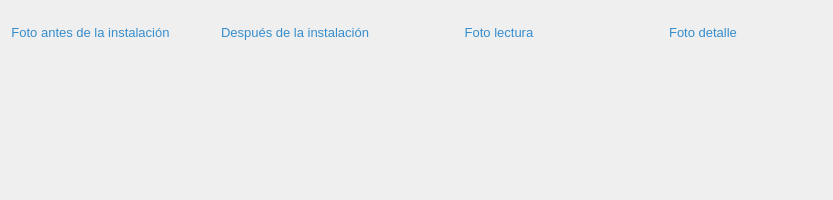
                  <widget class="QWidget" name="widget_fotos_normales" native="true">
                   <property name="minimumSize">
                    <size>
                     <width>0</width>
                     <height>200</height>
                    </size>
                   </property>
                   <property name="font">
                    <font>
                     <family>Bradley Hand ITC</family>
                    </font>
                   </property>
                   <layout class="QHBoxLayout" name="horizontalLayout_33">
                    <item>
                     <layout class="QVBoxLayout" name="verticalLayout_126">
                      <item>
                       <widget class="QLabel" name="label">
                        <property name="maximumSize">
                         <size>
                          <width>16777215</width>
                          <height>20</height>
                         </size>
                        </property>
                        <property name="font">
                         <font>
                          <family>Segoe UI</family>
                          <pointsize>10</pointsize>
                          <weight>50</weight>
                          <italic>false</italic>
                          <bold>false</bold>
                         </font>
                        </property>
                        <property name="styleSheet">
                         <string notr="true">color: rgb(54, 141, 206);</string>
                        </property>
                        <property name="text">
                         <string>Foto antes de la instalación</string>
                        </property>
                        <property name="alignment">
                         <set>Qt::AlignCenter</set>
                        </property>
                       </widget>
                      </item>
                      <item>
                       <widget class="my_label" name="lb_foto_antes_instalacion">
                        <property name="sizePolicy">
                         <sizepolicy hsizetype="Fixed" vsizetype="Fixed">
                          <horstretch>0</horstretch>
                          <verstretch>0</verstretch>
                         </sizepolicy>
                        </property>
                        <property name="minimumSize">
                         <size>
                          <width>158</width>
                          <height>119</height>
                         </size>
                        </property>
                        <property name="maximumSize">
                         <size>
                          <width>158</width>
                          <height>119</height>
                         </size>
                        </property>
                        <property name="font">
                         <font>
                          <family>Asap</family>
                          <pointsize>40</pointsize>
                          <weight>75</weight>
                          <bold>true</bold>
                         </font>
                        </property>
                        <property name="styleSheet">
                         <string notr="true">color: rgb(54, 141, 206);
</string>
                        </property>
                        <property name="frameShape">
                         <enum>QFrame::NoFrame</enum>
                        </property>
                        <property name="frameShadow">
                         <enum>QFrame::Plain</enum>
                        </property>
                        <property name="text">
                         <string/>
                        </property>
                        <property name="pixmap">
                         <pixmap resource="assets.qrc">:/icons/add_photo.png</pixmap>
                        </property>
                        <property name="scaledContents">
                         <bool>true</bool>
                        </property>
                        <property name="alignment">
                         <set>Qt::AlignCenter</set>
                        </property>
                       </widget>
                      </item>
                     </layout>
                    </item>
                    <item>
                     <spacer name="horizontalSpacer_16">
                      <property name="font">
                       <font>
                        <family>Bradley Hand ITC</family>
                       </font>
                      </property>
                      <property name="orientation">
                       <enum>Qt::Horizontal</enum>
                      </property>
                      <property name="sizeHint" stdset="0">
                       <size>
                        <width>40</width>
                        <height>20</height>
                       </size>
                      </property>
                     </spacer>
                    </item>
                    <item>
                     <layout class="QVBoxLayout" name="verticalLayout_125">
                      <item>
                       <widget class="QLabel" name="label_2">
                        <property name="maximumSize">
                         <size>
                          <width>16777215</width>
                          <height>20</height>
                         </size>
                        </property>
                        <property name="font">
                         <font>
                          <family>Segoe UI</family>
                          <pointsize>10</pointsize>
                          <weight>50</weight>
                          <italic>false</italic>
                          <bold>false</bold>
                         </font>
                        </property>
                        <property name="styleSheet">
                         <string notr="true">color: rgb(54, 141, 206);</string>
                        </property>
                        <property name="text">
                         <string>Después de la instalación</string>
                        </property>
                        <property name="alignment">
                         <set>Qt::AlignCenter</set>
                        </property>
                       </widget>
                      </item>
                      <item>
                       <widget class="my_label" name="lb_foto_despues_instalacion">
                        <property name="sizePolicy">
                         <sizepolicy hsizetype="Fixed" vsizetype="Fixed">
                          <horstretch>0</horstretch>
                          <verstretch>0</verstretch>
                         </sizepolicy>
                        </property>
                        <property name="minimumSize">
                         <size>
                          <width>158</width>
                          <height>119</height>
                         </size>
                        </property>
                        <property name="maximumSize">
                         <size>
                          <width>158</width>
                          <height>119</height>
                         </size>
                        </property>
                        <property name="font">
                         <font>
                          <family>Asap</family>
                          <pointsize>40</pointsize>
                          <weight>75</weight>
                          <bold>true</bold>
                         </font>
                        </property>
                        <property name="styleSheet">
                         <string notr="true">color: rgb(54, 141, 206);</string>
                        </property>
                        <property name="text">
                         <string/>
                        </property>
                        <property name="pixmap">
                         <pixmap resource="assets.qrc">:/icons/add_photo.png</pixmap>
                        </property>
                        <property name="scaledContents">
                         <bool>true</bool>
                        </property>
                        <property name="alignment">
                         <set>Qt::AlignCenter</set>
                        </property>
                       </widget>
                      </item>
                     </layout>
                    </item>
                    <item>
                     <spacer name="horizontalSpacer_17">
                      <property name="font">
                       <font>
                        <family>Bradley Hand ITC</family>
                       </font>
                      </property>
                      <property name="orientation">
                       <enum>Qt::Horizontal</enum>
                      </property>
                      <property name="sizeHint" stdset="0">
                       <size>
                        <width>40</width>
                        <height>20</height>
                       </size>
                      </property>
                     </spacer>
                    </item>
                    <item>
                     <layout class="QVBoxLayout" name="verticalLayout_127">
                      <item>
                       <widget class="QLabel" name="label_3">
                        <property name="maximumSize">
                         <size>
                          <width>16777215</width>
                          <height>20</height>
                         </size>
                        </property>
                        <property name="font">
                         <font>
                          <family>Segoe UI</family>
                          <pointsize>10</pointsize>
                          <weight>50</weight>
                          <italic>false</italic>
                          <bold>false</bold>
                         </font>
                        </property>
                        <property name="styleSheet">
                         <string notr="true">color: rgb(54, 141, 206);</string>
                        </property>
                        <property name="text">
                         <string>Foto lectura</string>
                        </property>
                        <property name="alignment">
                         <set>Qt::AlignCenter</set>
                        </property>
                       </widget>
                      </item>
                      <item>
                       <widget class="my_label" name="lb_foto_lectura">
                        <property name="sizePolicy">
                         <sizepolicy hsizetype="Fixed" vsizetype="Fixed">
                          <horstretch>0</horstretch>
                          <verstretch>0</verstretch>
                         </sizepolicy>
                        </property>
                        <property name="minimumSize">
                         <size>
                          <width>158</width>
                          <height>119</height>
                         </size>
                        </property>
                        <property name="maximumSize">
                         <size>
                          <width>158</width>
                          <height>119</height>
                         </size>
                        </property>
                        <property name="font">
                         <font>
                          <family>Asap</family>
                          <pointsize>40</pointsize>
                          <weight>75</weight>
                          <bold>true</bold>
                         </font>
                        </property>
                        <property name="styleSheet">
                         <string notr="true">color: rgb(54, 141, 206);</string>
                        </property>
                        <property name="text">
                         <string/>
                        </property>
                        <property name="pixmap">
                         <pixmap resource="assets.qrc">:/icons/add_photo.png</pixmap>
                        </property>
                        <property name="scaledContents">
                         <bool>true</bool>
                        </property>
                        <property name="alignment">
                         <set>Qt::AlignCenter</set>
                        </property>
                       </widget>
                      </item>
                     </layout>
                    </item>
                    <item>
                     <spacer name="horizontalSpacer_18">
                      <property name="font">
                       <font>
                        <family>Bradley Hand ITC</family>
                       </font>
                      </property>
                      <property name="orientation">
                       <enum>Qt::Horizontal</enum>
                      </property>
                      <property name="sizeHint" stdset="0">
                       <size>
                        <width>40</width>
                        <height>20</height>
                       </size>
                      </property>
                     </spacer>
                    </item>
                    <item>
                     <layout class="QVBoxLayout" name="verticalLayout_128">
                      <item>
                       <widget class="QLabel" name="label_4">
                        <property name="maximumSize">
                         <size>
                          <width>16777215</width>
                          <height>20</height>
                         </size>
                        </property>
                        <property name="font">
                         <font>
                          <family>Segoe UI</family>
                          <pointsize>10</pointsize>
                          <weight>50</weight>
                          <italic>false</italic>
                          <bold>false</bold>
                         </font>
                        </property>
                        <property name="styleSheet">
                         <string notr="true">color: rgb(54, 141, 206);</string>
                        </property>
                        <property name="text">
                         <string>Foto detalle</string>
                        </property>
                        <property name="alignment">
                         <set>Qt::AlignCenter</set>
                        </property>
                       </widget>
                      </item>
                      <item>
                       <widget class="my_label" name="lb_foto_numero_serie">
                        <property name="sizePolicy">
                         <sizepolicy hsizetype="Fixed" vsizetype="Fixed">
                          <horstretch>0</horstretch>
                          <verstretch>0</verstretch>
                         </sizepolicy>
                        </property>
                        <property name="minimumSize">
                         <size>
                          <width>158</width>
                          <height>119</height>
                         </size>
                        </property>
                        <property name="maximumSize">
                         <size>
                          <width>158</width>
                          <height>119</height>
                         </size>
                        </property>
                        <property name="font">
                         <font>
                          <family>Asap</family>
                          <pointsize>40</pointsize>
                          <weight>75</weight>
                          <bold>true</bold>
                         </font>
                        </property>
                        <property name="styleSheet">
                         <string notr="true">color: rgb(54, 141, 206);</string>
                        </property>
                        <property name="text">
                         <string/>
                        </property>
                        <property name="pixmap">
                         <pixmap resource="assets.qrc">:/icons/add_photo.png</pixmap>
                        </property>
                        <property name="scaledContents">
                         <bool>true</bool>
                        </property>
                        <property name="alignment">
                         <set>Qt::AlignCenter</set>
                        </property>
                       </widget>
                      </item>
                     </layout>
                    </item>
                    <item>
                     <spacer name="horizontalSpacer_28">
                      <property name="font">
                       <font>
                        <family>Bradley Hand ITC</family>
                       </font>
                      </property>
                      <property name="orientation">
                       <enum>Qt::Horizontal</enum>
                      </property>
                      <property name="sizeHint" stdset="0">
                       <size>
                        <width>40</width>
                        <height>20</height>
                       </size>
                      </property>
                     </spacer>
                    </item>
                   </layout>
                  </widget>
